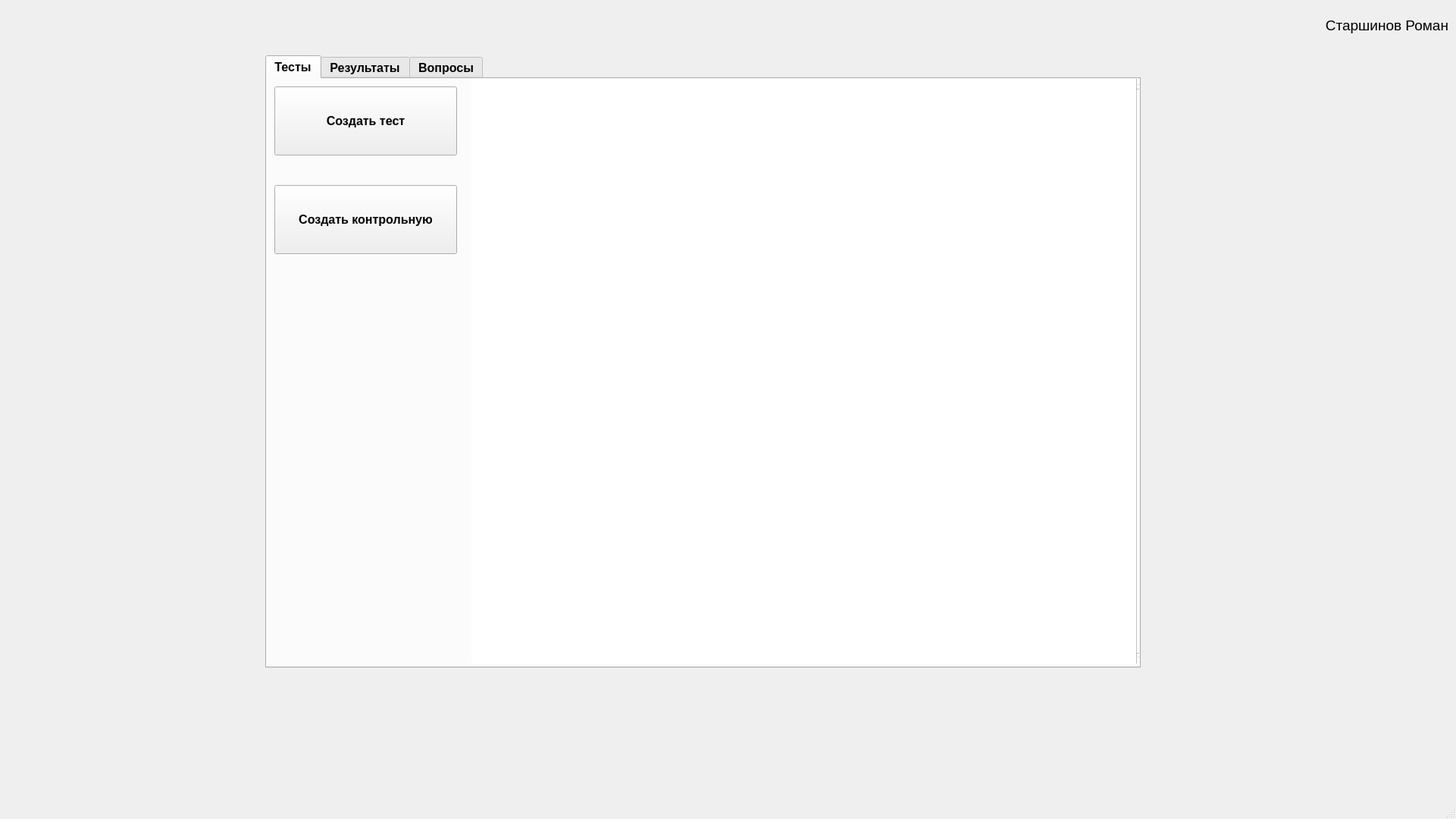
<?xml version="1.0" encoding="UTF-8"?>
<ui version="4.0">
 <class>MainWindow_Teacher</class>
 <widget class="QMainWindow" name="MainWindow_Teacher">
  <property name="geometry">
   <rect>
    <x>0</x>
    <y>0</y>
    <width>1921</width>
    <height>1080</height>
   </rect>
  </property>
  <property name="sizePolicy">
   <sizepolicy hsizetype="Expanding" vsizetype="Expanding">
    <horstretch>0</horstretch>
    <verstretch>0</verstretch>
   </sizepolicy>
  </property>
  <property name="font">
   <font>
    <family>Arial</family>
    <pointsize>12</pointsize>
    <weight>75</weight>
    <bold>true</bold>
   </font>
  </property>
  <property name="windowTitle">
   <string>MainWindow</string>
  </property>
  <widget class="QWidget" name="widget">
   <property name="sizePolicy">
    <sizepolicy hsizetype="Minimum" vsizetype="Minimum">
     <horstretch>10</horstretch>
     <verstretch>10</verstretch>
    </sizepolicy>
   </property>
   <property name="font">
    <font>
     <family>Arial</family>
     <pointsize>12</pointsize>
    </font>
   </property>
   <widget class="QWidget" name="gridLayoutWidget">
    <property name="geometry">
     <rect>
      <x>0</x>
      <y>0</y>
      <width>1911</width>
      <height>1031</height>
     </rect>
    </property>
    <layout class="QGridLayout" name="layout">
     <item row="4" column="2">
      <spacer name="verticalSpacer">
       <property name="orientation">
        <enum>Qt::Vertical</enum>
       </property>
       <property name="sizeHint" stdset="0">
        <size>
         <width>20</width>
         <height>150</height>
        </size>
       </property>
      </spacer>
     </item>
     <item row="0" column="1" colspan="4">
      <widget class="QLabel" name="label">
       <property name="sizePolicy">
        <sizepolicy hsizetype="Preferred" vsizetype="Preferred">
         <horstretch>0</horstretch>
         <verstretch>2</verstretch>
        </sizepolicy>
       </property>
       <property name="font">
        <font>
         <family>Arial</family>
         <pointsize>14</pointsize>
         <weight>50</weight>
         <bold>false</bold>
        </font>
       </property>
       <property name="text">
        <string>Старшинов Роман</string>
       </property>
       <property name="alignment">
        <set>Qt::AlignRight|Qt::AlignTrailing|Qt::AlignVCenter</set>
       </property>
      </widget>
     </item>
     <item row="2" column="4">
      <spacer name="horizontalSpacer_5">
       <property name="orientation">
        <enum>Qt::Horizontal</enum>
       </property>
       <property name="sizeType">
        <enum>QSizePolicy::Fixed</enum>
       </property>
       <property name="sizeHint" stdset="0">
        <size>
         <width>400</width>
         <height>20</height>
        </size>
       </property>
      </spacer>
     </item>
     <item row="2" column="0">
      <spacer name="horizontalSpacer_6">
       <property name="orientation">
        <enum>Qt::Horizontal</enum>
       </property>
       <property name="sizeType">
        <enum>QSizePolicy::Fixed</enum>
       </property>
       <property name="sizeHint" stdset="0">
        <size>
         <width>350</width>
         <height>20</height>
        </size>
       </property>
      </spacer>
     </item>
     <item row="1" column="1" rowspan="3" colspan="3">
      <widget class="QTabWidget" name="tab">
       <property name="sizePolicy">
        <sizepolicy hsizetype="Preferred" vsizetype="Preferred">
         <horstretch>10</horstretch>
         <verstretch>8</verstretch>
        </sizepolicy>
       </property>
       <property name="tabPosition">
        <enum>QTabWidget::North</enum>
       </property>
       <property name="currentIndex">
        <number>0</number>
       </property>
       <widget class="QWidget" name="tab_1">
        <attribute name="title">
         <string>Тесты</string>
        </attribute>
        <widget class="QTableWidget" name="table_test">
         <property name="geometry">
          <rect>
           <x>270</x>
           <y>0</y>
           <width>891</width>
           <height>771</height>
          </rect>
         </property>
         <property name="sizePolicy">
          <sizepolicy hsizetype="MinimumExpanding" vsizetype="MinimumExpanding">
           <horstretch>3</horstretch>
           <verstretch>3</verstretch>
          </sizepolicy>
         </property>
         <property name="font">
          <font>
           <family>Arial</family>
           <pointsize>12</pointsize>
           <weight>75</weight>
           <bold>true</bold>
          </font>
         </property>
         <property name="frameShape">
          <enum>QFrame::NoFrame</enum>
         </property>
         <property name="verticalScrollBarPolicy">
          <enum>Qt::ScrollBarAlwaysOn</enum>
         </property>
         <property name="editTriggers">
          <set>QAbstractItemView::NoEditTriggers</set>
         </property>
         <property name="sortingEnabled">
          <bool>false</bool>
         </property>
        </widget>
        <widget class="QPushButton" name="btn_create_test">
         <property name="geometry">
          <rect>
           <x>10</x>
           <y>10</y>
           <width>241</width>
           <height>91</height>
          </rect>
         </property>
         <property name="text">
          <string>Создать тест</string>
         </property>
        </widget>
        <widget class="QPushButton" name="btn_create_control">
         <property name="geometry">
          <rect>
           <x>10</x>
           <y>140</y>
           <width>241</width>
           <height>91</height>
          </rect>
         </property>
         <property name="text">
          <string>Создать контрольную</string>
         </property>
        </widget>
       </widget>
       <widget class="QWidget" name="tab_2">
        <attribute name="title">
         <string>Результаты</string>
        </attribute>
        <widget class="QTableWidget" name="table_result">
         <property name="geometry">
          <rect>
           <x>280</x>
           <y>0</y>
           <width>881</width>
           <height>771</height>
          </rect>
         </property>
         <property name="font">
          <font>
           <family>Arial</family>
           <pointsize>12</pointsize>
           <weight>75</weight>
           <bold>true</bold>
          </font>
         </property>
         <property name="verticalScrollBarPolicy">
          <enum>Qt::ScrollBarAlwaysOn</enum>
         </property>
         <property name="horizontalScrollBarPolicy">
          <enum>Qt::ScrollBarAsNeeded</enum>
         </property>
         <property name="editTriggers">
          <set>QAbstractItemView::NoEditTriggers</set>
         </property>
        </widget>
        <widget class="QPushButton" name="btn_check">
         <property name="geometry">
          <rect>
           <x>10</x>
           <y>10</y>
           <width>241</width>
           <height>91</height>
          </rect>
         </property>
         <property name="sizePolicy">
          <sizepolicy hsizetype="Preferred" vsizetype="Preferred">
           <horstretch>0</horstretch>
           <verstretch>3</verstretch>
          </sizepolicy>
         </property>
         <property name="font">
          <font>
           <family>Arial</family>
           <pointsize>12</pointsize>
          </font>
         </property>
         <property name="text">
          <string>Проверить тесты</string>
         </property>
        </widget>
       </widget>
       <widget class="QWidget" name="tab_3">
        <attribute name="title">
         <string>Вопросы</string>
        </attribute>
        <widget class="QTableWidget" name="table_question">
         <property name="geometry">
          <rect>
           <x>270</x>
           <y>0</y>
           <width>891</width>
           <height>771</height>
          </rect>
         </property>
         <property name="sizePolicy">
          <sizepolicy hsizetype="MinimumExpanding" vsizetype="MinimumExpanding">
           <horstretch>3</horstretch>
           <verstretch>3</verstretch>
          </sizepolicy>
         </property>
         <property name="font">
          <font>
           <family>Arial</family>
           <pointsize>12</pointsize>
           <weight>75</weight>
           <bold>true</bold>
           <kerning>true</kerning>
          </font>
         </property>
         <property name="frameShape">
          <enum>QFrame::Panel</enum>
         </property>
         <property name="verticalScrollBarPolicy">
          <enum>Qt::ScrollBarAlwaysOn</enum>
         </property>
         <property name="editTriggers">
          <set>QAbstractItemView::NoEditTriggers</set>
         </property>
        </widget>
        <widget class="QPushButton" name="btn_create_question">
         <property name="geometry">
          <rect>
           <x>10</x>
           <y>10</y>
           <width>241</width>
           <height>91</height>
          </rect>
         </property>
         <property name="sizePolicy">
          <sizepolicy hsizetype="Preferred" vsizetype="Preferred">
           <horstretch>0</horstretch>
           <verstretch>0</verstretch>
          </sizepolicy>
         </property>
         <property name="font">
          <font>
           <pointsize>12</pointsize>
           <kerning>true</kerning>
          </font>
         </property>
         <property name="text">
          <string>Создать вопрос</string>
         </property>
        </widget>
        <widget class="QLabel" name="label_2">
         <property name="geometry">
          <rect>
           <x>10</x>
           <y>140</y>
           <width>241</width>
           <height>31</height>
          </rect>
         </property>
         <property name="font">
          <font>
           <pointsize>12</pointsize>
          </font>
         </property>
         <property name="text">
          <string>Фильтр по теме:</string>
         </property>
        </widget>
        <widget class="QComboBox" name="combobox_filter">
         <property name="geometry">
          <rect>
           <x>10</x>
           <y>170</y>
           <width>251</width>
           <height>41</height>
          </rect>
         </property>
        </widget>
        <widget class="QPushButton" name="btn_search">
         <property name="geometry">
          <rect>
           <x>10</x>
           <y>220</y>
           <width>161</width>
           <height>51</height>
          </rect>
         </property>
         <property name="font">
          <font>
           <pointsize>12</pointsize>
          </font>
         </property>
         <property name="text">
          <string>Поиск</string>
         </property>
        </widget>
        <widget class="QPushButton" name="btn_delete_filter">
         <property name="geometry">
          <rect>
           <x>10</x>
           <y>280</y>
           <width>161</width>
           <height>51</height>
          </rect>
         </property>
         <property name="font">
          <font>
           <pointsize>12</pointsize>
          </font>
         </property>
         <property name="text">
          <string>Убрать фильтр</string>
         </property>
        </widget>
       </widget>
      </widget>
     </item>
    </layout>
   </widget>
  </widget>
  <widget class="QMenuBar" name="menubar">
   <property name="geometry">
    <rect>
     <x>0</x>
     <y>0</y>
     <width>1921</width>
     <height>21</height>
    </rect>
   </property>
  </widget>
  <widget class="QStatusBar" name="statusbar"/>
 </widget>
 <resources/>
 <connections/>
</ui>
